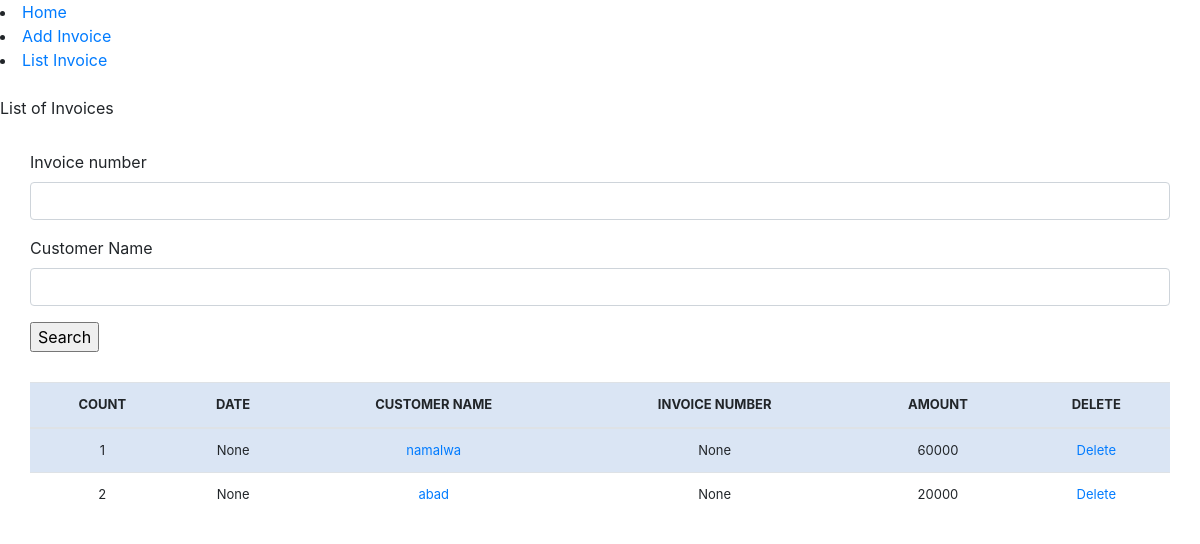
Before: /list_invoice/ with the older database file.
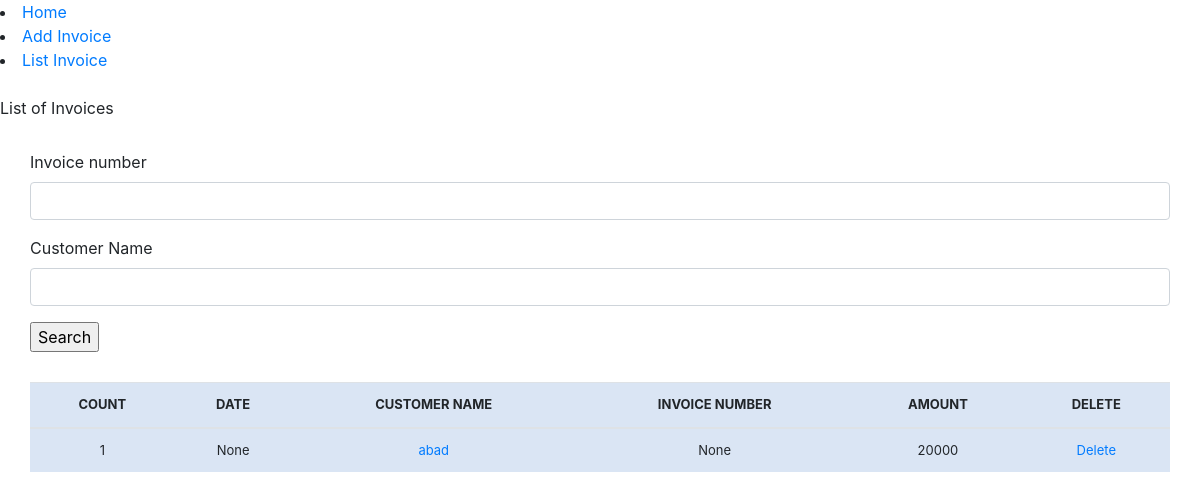
After: the same page with the newer database file.
### invoicemgt/models.py (models this page shows)
class Invoice(models.Model):
	comments = models.TextField(max_length=3000, default='', blank=True, null=True)
	invoice_number = models.IntegerField(blank=True, null=True)
	invoice_date = models.DateField(auto_now_add=False, auto_now=False, blank=True, null=True)
	name = models.CharField('Customer Name', max_length=120, default='', blank=True, null=True)
	line_one = models.CharField('Line 1', max_length=120, default='', blank=True, null=True)
	line_one_quantity = models.IntegerField('Quantity', default=0, blank=True, null=True)
	line_one_unit_price = models.IntegerField('Unit Price (D)', default=0, blank=True, null=True)
	line_one_total_price = models.IntegerField('Line Total (D)', default=0, blank=True, null=True)
	line_two = models.CharField('Line 2', max_length=120, default='', blank=True, null=True)
	line_two_quantity = models.IntegerField('Quantity', default=0, blank=True, null=True)
	line_two_unit_price = models.IntegerField('Unit Price (D)', default=0, blank=True, null=True)
	line_two_total_price = models.IntegerField('Line Total (D)', default=0, blank=True, null=True)
	line_three = models.CharField('Line 3', max_length=120, default='', blank=True, null=True)
	line_three_quantity = models.IntegerField('Quantity', default=0, blank=True, null=True)
	line_three_unit_price = models.IntegerField('Unit Price (D)', default=0, blank=True, null=True)
	line_three_total_price = models.IntegerField('Line Total (D)', default=0, blank=True, null=True)
	line_four = models.CharField('Line 4', max_length=120, default='', blank=True, null=True)
	line_four_quantity = models.IntegerField('Quantity', default=0, blank=True, null=True)
	line_four_unit_price = models.IntegerField('Unit Price (D)', default=0, blank=True, null=True)
	line_four_total_price = models.IntegerField('Line Total (D)', default=0, blank=True, null=True)
	line_five = models.CharField('Line 5', max_length=120, default='', blank=True, null=True)
	line_five_quantity = models.IntegerField('Quantity', default=0, blank=True, null=True)
	line_five_unit_price = models.IntegerField('Unit Price (D)', default=0, blank=True, null=True)
	line_five_total_price = models.IntegerField('Line Total (D)', default=0, blank=True, null=True)
	phone_number = models.CharField(max_length=120, default='', blank=True, null=True)
	total = models.IntegerField(default='0', blank=True, null=True)
	balance = models.IntegerField(default='0', blank=True, null=True)
	timestamp = models.DateTimeField(auto_now_add=True, auto_now=False)
	last_updated = models.DateTimeField(auto_now_add=False, auto_now=True, blank=True)
	paid = models.BooleanField(default=False)
	invoice_type_choice = (
			('Receipt', 'Receipt'),
			('Invoice', 'Invoice'),
		)
	invoice_type = models.CharField(max_length=50, default='', blank=True, null=True, choices=invoice_type_choice)

### invoicemgt/views.py (the view, shortened to what this page needs)
# urls.py: path('list_invoice/', views.list_invoice , name = "list_invoice"),
def list_invoice(request):
    title = "List of Invoices"
    queryset = Invoice.objects.all()
    form = InvoiceSearchForm(request.POST or None)
    context = {
        "title" : title,
        "queryset" : queryset,
        "form" : form ,
    }
    return render (request , "list_invoice.html" , context)

### invoicemgt/forms.py
class InvoiceSearchForm(forms.ModelForm):
	class Meta:
		model = Invoice
		fields = ['invoice_number' , 'name']

### invoicemgt/templates/list_invoice.html (shortened to what this page needs)
{% load static %}
{% load crispy_forms_tags %}
<!DOCTYPE html>
{% include 'navbar.html' %}
<html lang="en">
<head>
    <link rel="stylesheet" type="text/css"
        href="https://stackpath.bootstrapcdn.com/bootstrap/4.5.2/css/bootstrap.min.css">
    <link rel="stylesheet" href="{% static 'css/style.css' %}">
</head>
<body>
    {{title}}<br>
    <div class="myForm">
        <form method='POST' action=''> {% csrf_token %}
            {{form|crispy}}
            <input type="submit" value='Search' />
        </form>
    </div>
    <table class="table">
        <thead>
            <tr>
                <th>COUNT</th>
                <th>DATE</th>
                <th>CUSTOMER NAME</th>
                <th>INVOICE NUMBER</th>
                <th>AMOUNT</th>
                <th>DELETE</th>
            </tr>
        </thead>
        {% for instance in queryset %}
        <tr>
            <td>{{forloop.counter}}</td>
            <td>{{instance.invoice_date}}</td>
            <td><a href="{% url 'update_invoice' instance.id %}">{{instance.name}}</a></td>
            <td>{{instance.invoice_number}}</td>
            <td>{{instance.line_one_total_price}}</td>
            <td><a href="{% url 'delete_invoice' instance.id %}">Delete</a></td>
        </tr>
        {% endfor %}
    </table>
</body>
</html>

Changed rows visible on the page:
removed Invoice: invoice_date "None", name "namalwa", invoice_number "None", line_one_total_price "60000"
